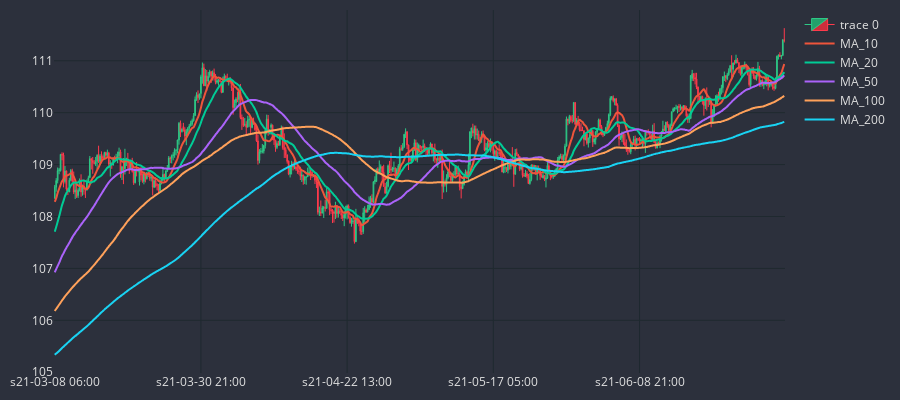

The notebook cell this image was saved under:
### Code cell
# cp.fig.add_trace(go.Scatter(
#     x=cp.df_plot.sTime,
#     y=cp.df_plot.MA_10,
#     line=dict(width=2),
#     line_shape='spline',
#     name='MA_10'
# ))
cp.show_plot(line_traces=traces)

### Figure 1 — Plotly figure (JSON) as saved in the notebook; plotly's stock layout.template omitted (floating-point values rounded to 4 significant figures; data arrays with more than 128 entries replaced by an {"elided": "..."} marker saying what was removed)
{"data": [{"close": {"elided": "500 float values"}, "decreasing": {"fillcolor": "#CC2E3C", "line": {"color": "#FF3A4C"}}, "high": {"elided": "500 float values"}, "increasing": {"fillcolor": "#24A06B", "line": {"color": "#2EC886"}}, "line": {"width": 1}, "low": {"elided": "500 float values"}, "opacity": 1, "open": {"elided": "500 float values"}, "type": "candlestick", "x": {"elided": "500 str values"}}, {"line": {"shape": "spline", "width": 2}, "name": "MA_10", "type": "scatter", "x": {"elided": "500 str values"}, "y": {"elided": "500 float values"}}, {"line": {"shape": "spline", "width": 2}, "name": "MA_20", "type": "scatter", "x": {"elided": "500 str values"}, "y": {"elided": "500 float values"}}, {"line": {"shape": "spline", "width": 2}, "name": "MA_50", "type": "scatter", "x": {"elided": "500 str values"}, "y": {"elided": "500 float values"}}, {"line": {"shape": "spline", "width": 2}, "name": "MA_100", "type": "scatter", "x": {"elided": "500 str values"}, "y": {"elided": "500 float values"}}, {"line": {"shape": "spline", "width": 2}, "name": "MA_200", "type": "scatter", "x": {"elided": "500 str values"}, "y": {"elided": "500 float values"}}], "layout": {"font": {"color": "#e1e1e1", "size": 12}, "height": 400, "margin": {"b": 10, "l": 10, "r": 10, "t": 10}, "paper_bgcolor": "#2c303c", "plot_bgcolor": "#2c303c", "width": 900, "xaxis": {"gridcolor": "#1f292f", "nticks": 5, "rangeslider": {"visible": false}}, "yaxis": {"gridcolor": "#1f292f"}}}
